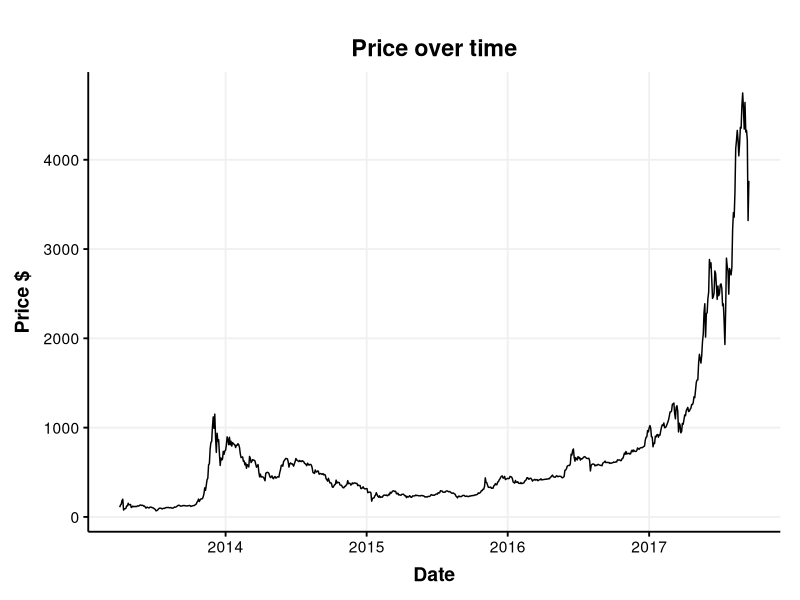
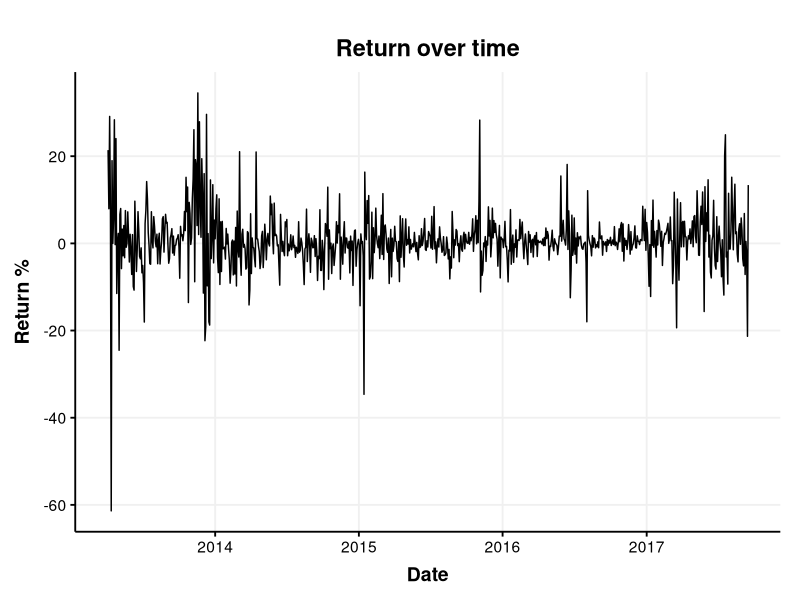
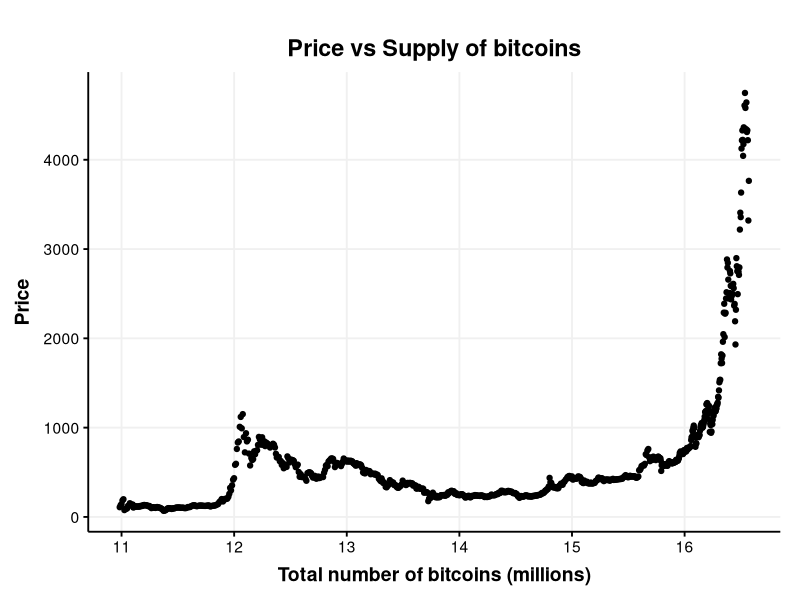
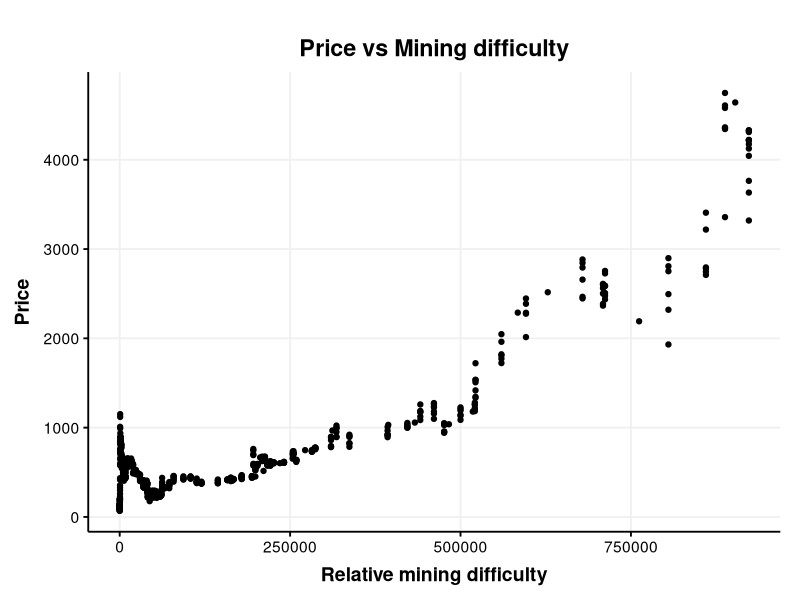
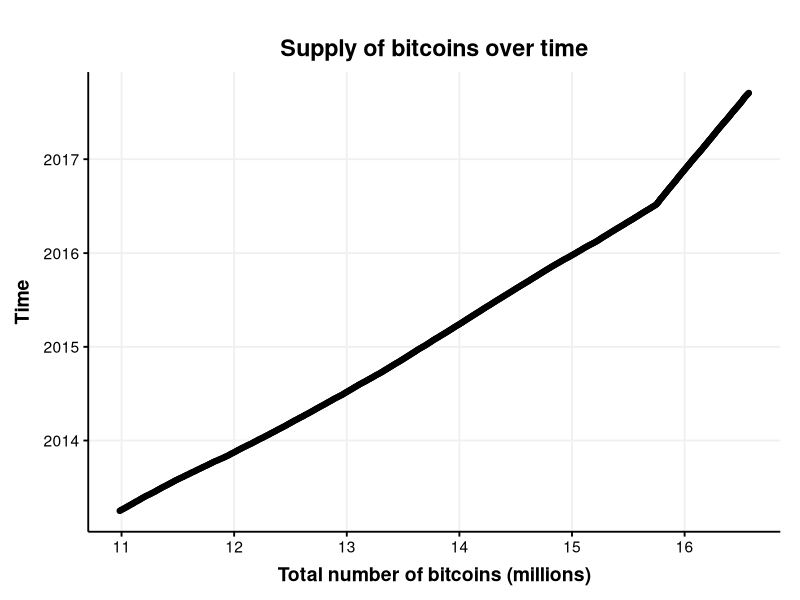
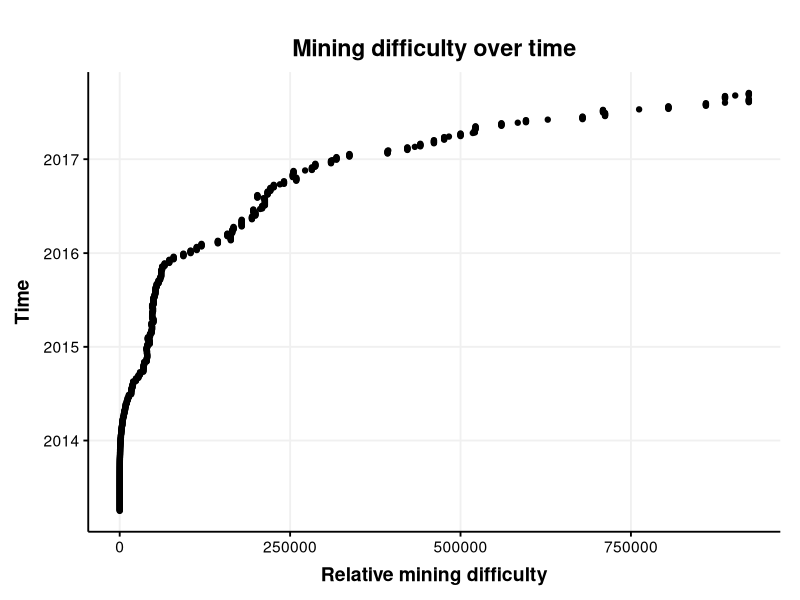
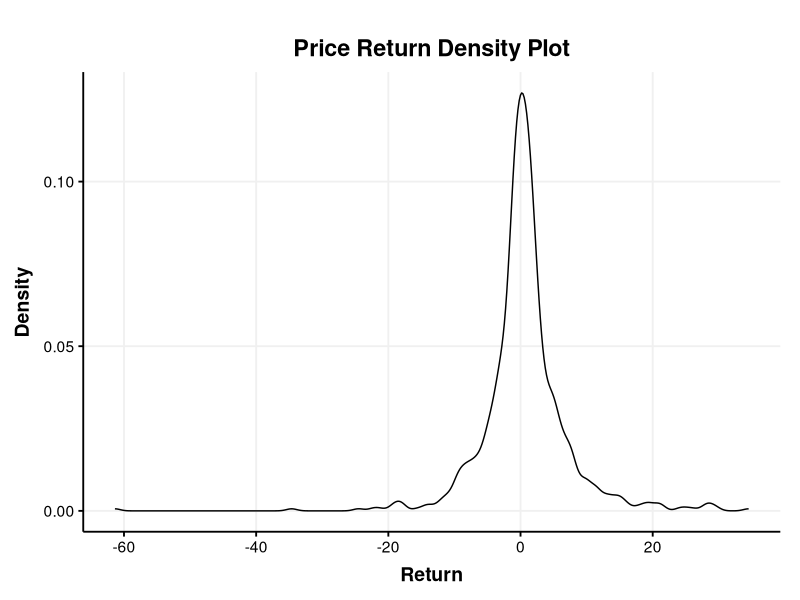
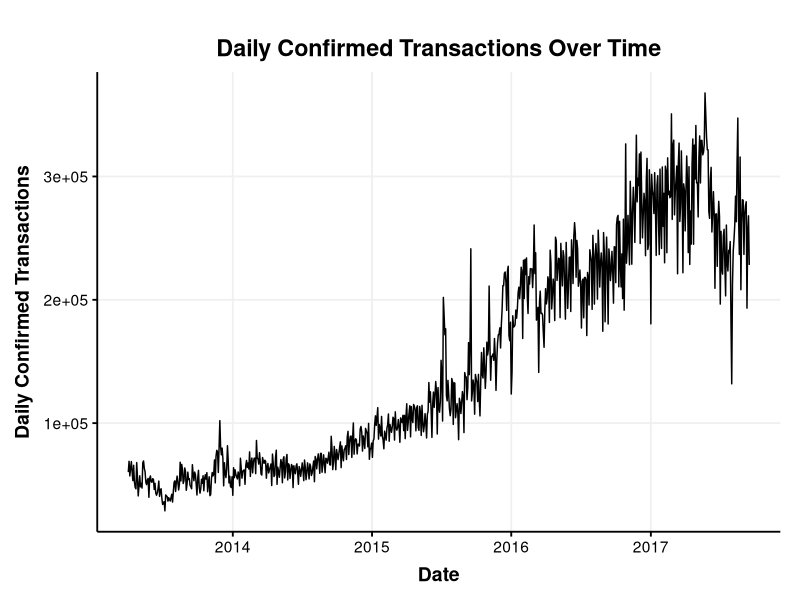

Write R code to recreate these figures, in order.
#File for drivers calculations
#Packages
install.packages("tidyverse")
install.packages("ggthemes")

#libraries
library(ggplot2)
library(dplyr)
library(ggthemes)

#load the dataset
bitcoin_dataset <- read.csv('bitcoin_dataset.csv')

#change data (imported manually) into tbl
data <-tbl_df(bitcoin_dataset)

#Covert date string to Date type
data <-mutate(data,Date =as.Date(Date,format='%m/%d/%Y' ))

#subset data: only use data from Apri1 1st, 2013
btc_data <- data[776:nrow(data),]
View(btc_data)


#Plot theme ---- use '+theme_publicaton' with ggplot call
theme_Publication <- function(base_size=14, base_family="sans") {
  library(grid)
  library(ggthemes)
  (theme_foundation(base_size=base_size, base_family=base_family)
    + theme(plot.title = element_text(face = "bold",
                                      size = rel(1.2), hjust = 0.5),
            text = element_text(),
            panel.background = element_rect(colour = NA),
            plot.background = element_rect(colour = NA),
            panel.border = element_rect(colour = NA),
            axis.title = element_text(face = "bold",size = rel(1)),
            axis.title.y = element_text(angle=90,vjust =2),
            axis.title.x = element_text(vjust = -0.2),
            axis.text = element_text(), 
            axis.line.x = element_line(colour="black"),
            axis.line.y = element_line(colour="black"),
            axis.ticks = element_line(),
            panel.grid.major = element_line(colour="#f0f0f0"),
            panel.grid.minor = element_blank(),
            legend.key = element_rect(colour = NA),
            legend.position = "bottom",
            legend.direction = "horizontal",
            legend.key.size= unit(0.2, "cm"),
            
            legend.title = element_text(face="italic"),
            plot.margin=unit(c(10,5,5,5),"mm"),
            strip.background=element_rect(colour="#f0f0f0",fill="#f0f0f0"),
            strip.text = element_text(face="bold")
    ))
  
}

#Price over time
price_over_time<-ggplot(data=btc_data, aes(x=Date, y=btc_market_price ))+ 
  geom_line() +theme_Publication() +xlab("Date") +ylab("Price $")+ ggtitle('Price over time')
price_over_time


#return over time
btc_data <-mutate(btc_data,return = (btc_market_price-lag(btc_market_price))/lag(btc_market_price)*100)

return_over_time<-ggplot(data=btc_data, aes(x=Date, y=return))+ 
  geom_line() +theme_Publication() +xlab("Date") +ylab("Return %")+ ggtitle('Return over time')
return_over_time

#Price vs number of bitcoins
price_v_total <-
ggplot(data = btc_data) +
  geom_point(aes(x =( btc_total_bitcoins/1000000),y = btc_market_price )) +
  ylab( "Price") +
  xlab( "Total number of bitcoins (millions)") +ggtitle('Price vs Supply of bitcoins') +theme_Publication()
price_v_total
#Correlation Price vs number of bitcoins
cor.test(btc_data$btc_market_price,btc_data$btc_total_bitcoins)

#Price vs Mining difficulty
price_v_mining <-
  ggplot(data = btc_data) +
  geom_point(aes(x =( btc_difficulty/1000000),y = btc_market_price )) +
  ylab( "Price") +
  xlab( "Relative mining difficulty") +ggtitle('Price vs Mining difficulty') +theme_Publication()
price_v_mining
#Correlation Price vs Mining difficulty
cor.test(btc_data$btc_market_price,btc_data$btc_difficulty)


#Number of bitcoins over time
total_over_time <-
  ggplot(data = btc_data) +
  geom_point(aes(x =( btc_total_bitcoins/1000000),y = Date )) +
  ylab( "Time") +
  xlab( "Total number of bitcoins (millions)") +ggtitle('Supply of bitcoins over time') +theme_Publication()
total_over_time


#Mining difficulty over time
mining_over_time <-
  ggplot(data = btc_data) +
  geom_point(aes(x =( btc_difficulty/1000000),y = Date )) +
  ylab( "Time") +
  xlab( "Relative mining difficulty") +ggtitle('Mining difficulty over time') +theme_Publication()
mining_over_time

#return density plot
return_density_plot <- ggplot(btc_data,aes(x=return))+geom_density()+theme_Publication()+xlab('Return')+ylab('Density')+
  ggtitle('Price Return Density Plot')
return_density_plot

#descriptive statistics of return 
summary(btc_data[,'return'])
mean(btc_data$return,na.rm=TRUE)
median(btc_data$return,na.rm=TRUE)
sd(btc_data$return,na.rm=TRUE)
var(btc_data$return,na.rm=TRUE)

#daily confirmed transaction volume time series plot
#Do not use it 
daily_transactions_over_time <- ggplot(btc_data,aes(x=Date,y=btc_n_transactions))+geom_line()+theme_Publication()+xlab('Date')+ylab('Daily Confirmed Transactions')+
  ggtitle('Daily Confirmed Transactions Over Time')
daily_transactions_over_time

#total transactions volume time series plot
total_transactions_over_time <- ggplot(btc_data,aes(x=Date,y=btc_n_transactions_total))+geom_line()+theme_Publication()+xlab('Date')+ylab('Total Transactions')+
  ggtitle('Total Transactions Over Time')
total_transactions_over_time

#scatter plot price vs daily confirmed transactions
#Do not use it
price_v_daily_confirmed_transactions <- ggplot(btc_data,aes(y=btc_market_price,x=btc_n_transactions))+geom_point()+theme_Publication()+xlab('Daily Confirmed Transactions')+ylab('Price')+ggtitle('Price vs Daily Confirmed Transactions')
price_v_daily_confirmed_transactions

#scatter plot price vs total transactions
price_v_total_transactions <- ggplot(btc_data,aes(y=btc_market_price,x=btc_n_transactions_total))+geom_point()+theme_Publication()+xlab('Total Transactions')+ylab('Price')+ggtitle('Price vs Total Transactions')
price_v_total_transactions


#correlation test: price with daily confirmed transactions
#Do not use it
cor.test(btc_data$btc_market_price,btc_data$btc_n_transactions)

#correlation test:price with total transactions
cor.test(btc_data$btc_market_price,btc_data$btc_n_transactions_total)

#Boxplot of the returns
box_plot_bitcoin <- ggplot(na.omit(btc_data),aes(x='',y=return))+geom_boxplot(outlier.size=2,outlier.colour="red")+theme_Publication()+xlab('')+ylab('Return')+
  ggtitle('Return Box Plot')
box_plot_bitcoin